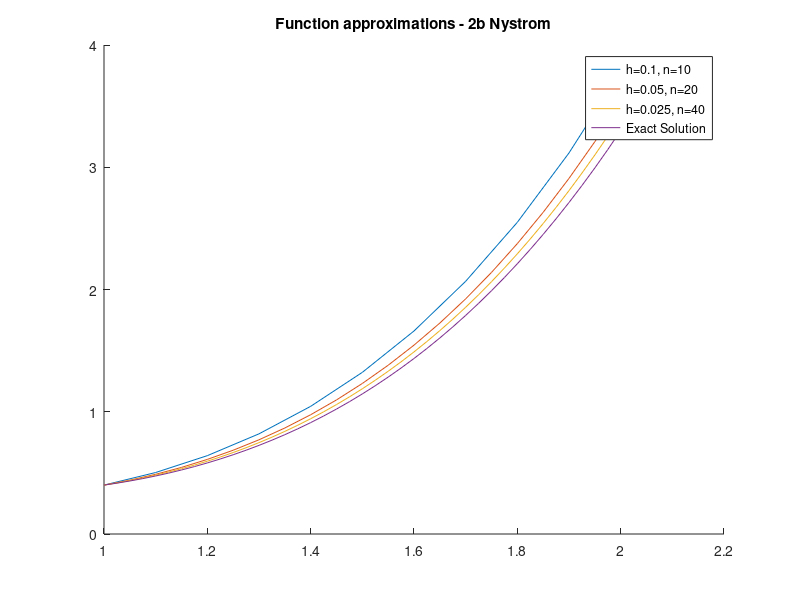
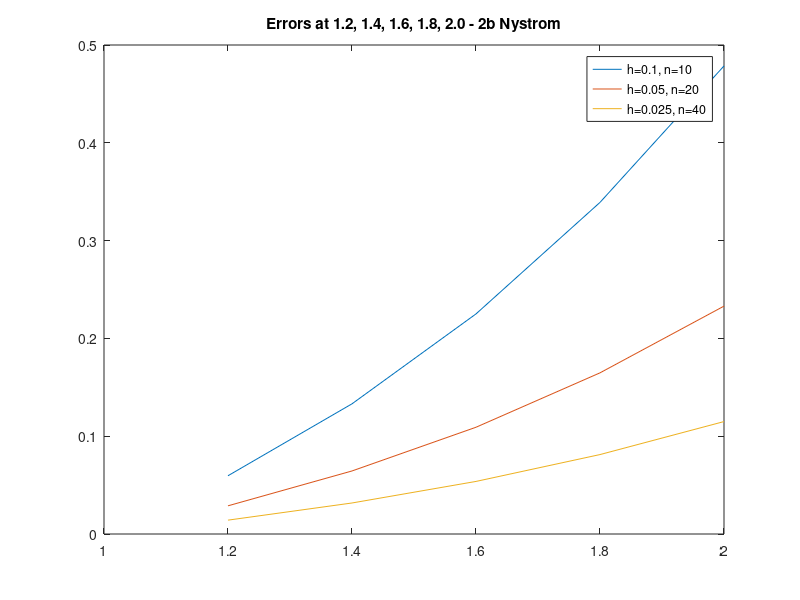

MATLAB code for these plots, in order:
fun = @(t,y) t.^3 - y./t;
ysoln = @(t) t.^4./5 + 1./(5.*t);
y_init = 2./5;

s=3;
hs=[0.1 0.05 0.025];
n_maxs=[10 20 40];
A = [2./3 0; 0 2./3];
b = [1./4 3./8 3./8];
c = [0 2./3 2./3];
yn0 = y_init;
k_hist = fun(1, yn0);
tn=1;
tn_history = tn;
yn_history = yn0;
critical_errors = [];
figure;
hold on;

for iter_num=1:3
    h = hs(iter_num);
    n_max = n_maxs(iter_num);
    errors_temp = [];
    yn0 = y_init;
    k_hist = fun(1, yn0);
    tn=1;
    tn_history = tn;
    yn_history = yn0;
    for n=1:n_max
        tn=tn+h;
        k_hist = fun(tn,yn0);
        for i=1:s-1
            yni = yn0 + h.*sum(A(i,1:i).*k_hist(1:i));
            k_hist = [k_hist fun(tn+h.*c(i), yni)];
        end
        yn0 = yn0 + h.*sum(b.*k_hist);
        tn_history = [tn_history tn];
        yn_history = [yn_history yn0];
        if abs(tn-1.2)<=0.0001 || abs(tn-1.4)<=0.0001 || abs(tn-1.6)<=0.0001 || abs(tn-1.8)<=0.0001 || abs(tn-2)<=0.0001
            errors_temp = [errors_temp abs(yn0-ysoln(tn))];
        end
    end
    critical_errors = [critical_errors; errors_temp];
    plot(tn_history, yn_history);
    hold on;
end

yn_exact = ysoln(tn_history);
plot(tn_history, yn_exact);
legend("h=0.1, n=10","h=0.05, n=20","h=0.025, n=40", "Exact Solution");
title("Function approximations - 2b Nystrom");
hold off;

figure;
plot([1.2 1.4 1.6 1.8 2], critical_errors(1,:));
hold on;
plot([1.2 1.4 1.6 1.8 2], critical_errors(2,:));
plot([1.2 1.4 1.6 1.8 2], critical_errors(3,:));
legend("h=0.1, n=10","h=0.05, n=20","h=0.025, n=40");
title("Errors at 1.2, 1.4, 1.6, 1.8, 2.0 - 2b Nystrom");
